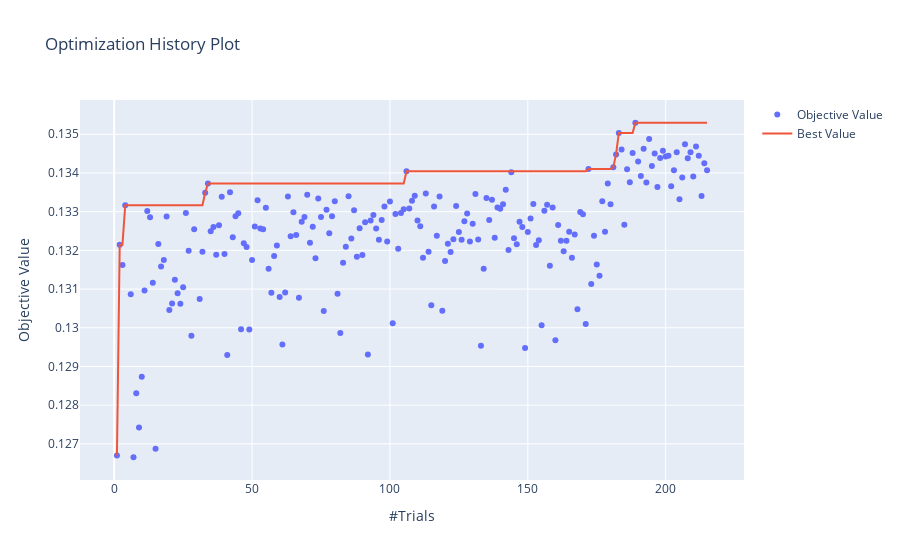

The notebook cell this image was saved under:
### Code cell
plot_optimization_history(study)

### Figure 1 — Plotly figure (JSON) as saved in the notebook; plotly's stock layout.template omitted (floating-point values rounded to 4 significant figures; data arrays with more than 128 entries replaced by an {"elided": "..."} marker saying what was removed)
{"data": [{"mode": "markers", "name": "Objective Value", "type": "scatter", "x": {"elided": "213 int values"}, "y": {"elided": "213 float values"}}, {"name": "Best Value", "type": "scatter", "x": {"elided": "213 int values"}, "y": {"elided": "213 float values"}}], "layout": {"autosize": true, "title": {"text": "Optimization History Plot"}, "xaxis": {"autorange": true, "range": [-12.1, 228.1], "title": {"text": "#Trials"}, "type": "linear"}, "yaxis": {"autorange": true, "range": [0.1259, 0.136], "title": {"text": "Objective Value"}, "type": "linear"}}}
